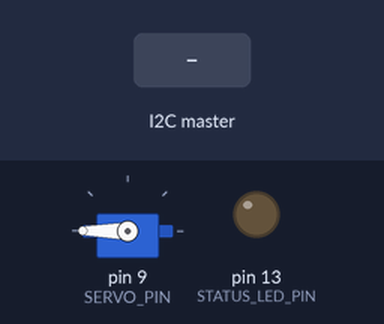
This sketch was run on a simulated Arduino Uno, built with avr-gcc and run on an emulated ATmega328P. On the bench: servo, output pins drawn as LEDs (lit = HIGH). The test bench sets the inputs (shaded band). EEPROM starts erased.

Above: at 1.2 s.
1.3 s: the I2C master sends the byte 1
At 2.3 s:
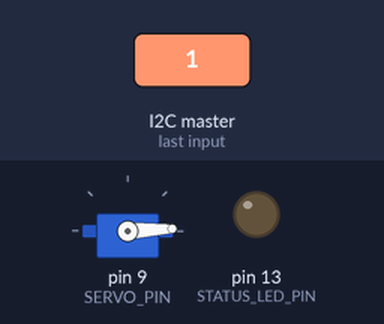
2.8 s: the I2C master sends the byte 90
At 3.5 s:
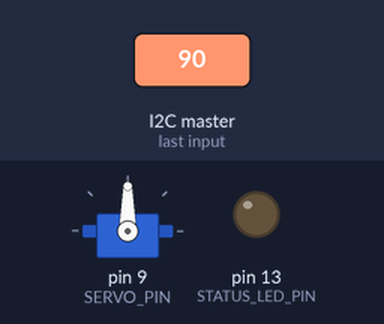
4.3 s: the I2C master sends the byte 0
At 4.6 s:
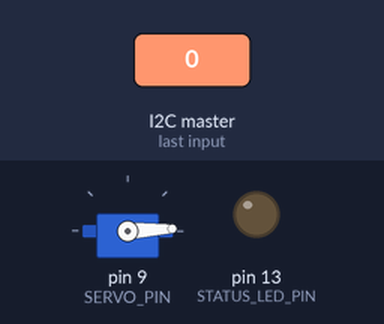
5.8 s: the I2C master sends the byte 200
At 7.0 s:
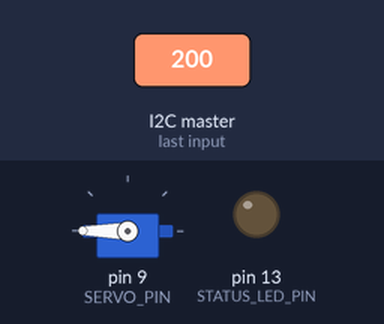
Timing chart, 0 to 8.3 s (numbered marks = the images above; inputs shaded):
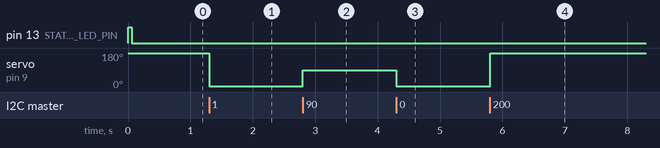

The sketch:

mousechargemodule.ino
```cpp
// (licence header left out)
//------------------LIBRARIES------------------
//Wire:   I2C slave communications
//Servo:  Standard hobby servo control
//EEPROM: Persist last known arm position (angle)
#include <Wire.h>
#include <Servo.h>
#include <EEPROM.h>
//--------------------------------------------------------------------------------------------------------


//------------------DEFINES------------------------------------------------------
//I2C slave address (must match master NANO_I2C_ADDRESS)
#define ARM_I2C_ADDRESS         8

//Pins
#define SERVO_PIN               9       // PWM-capable pin for servo signal
#define STATUS_LED_PIN          LED_BUILTIN

//Servo and motion config
#define ANGLE_MIN               3       // degrees
#define ANGLE_MAX               250     // degrees

//Set true for eased movement; false for immediate set
#define USE_SMOOTH_MOTION       false
#define SMOOTH_STEP_DEG         2       // degrees per step when smoothing
#define SMOOTH_STEP_DELAY_MS    15      // ms between steps

//Auto-detach to avoid buzzing/heat when idle
#define DETACH_AFTER_IDLE_MS    600

//EEPROM address for persisted angle (1 byte)
#define EEPROM_ADDR_ANGLE       0
//--------------------------------------------------------------------------------------------------------


//--------------------VARS---------------------
//Servo control
Servo servoArm;
bool  servoAttached           = false;

//Angles
uint8_t currentAngle          = 0;      // physical angle last written to servo
uint8_t targetAngle           = 0;      // requested angle from master

//Timers
unsigned long lastMoveTime    = 0;      // last time we moved or received a command
unsigned long lastStepTime    = 0;      // last time we performed a smooth step
//---------------------------------------------


//------------------PROTOTYPES------------------
void onI2CReceive(int numBytes);
void attachIfNeeded();
void detachIfIdle();
uint8_t clampAngle(int v);
void setAngleImmediate(uint8_t deg);
void setAngleSmooth(uint8_t deg);
void saveAngleToEEPROM(uint8_t deg);
uint8_t loadAngleFromEEPROM();
//---------------------------------------------


//------------------FUNCTIONS------------------
/**
 * @brief setup(), init function
*/
void setup() {
  pinMode(STATUS_LED_PIN, OUTPUT);
  digitalWrite(STATUS_LED_PIN, LOW);

  //Restore last known angle from EEPROM and apply once
  currentAngle = loadAngleFromEEPROM();
  targetAngle  = currentAngle;

  attachIfNeeded();
  servoArm.write(currentAngle);
  lastMoveTime = millis();

  //I2C slave init
  Wire.begin(ARM_I2C_ADDRESS);
  Wire.onReceive(onI2CReceive);

  //Blink to signal ready
  digitalWrite(STATUS_LED_PIN, HIGH);
  delay(60);
  digitalWrite(STATUS_LED_PIN, LOW);
}


/**
 * @brief loop(), infinite loop function
*/
void loop() {
  //Handle smooth motion if enabled
  if (USE_SMOOTH_MOTION && currentAngle != targetAngle) {
    unsigned long now = millis();
    if (now - lastStepTime >= SMOOTH_STEP_DELAY_MS) {
      lastStepTime = now;

      int diff = (int)targetAngle - (int)currentAngle;
      int step = (diff > 0) ? SMOOTH_STEP_DEG : -SMOOTH_STEP_DEG;

      if (abs(diff) <= SMOOTH_STEP_DEG) {
        currentAngle = targetAngle;     // snap to target when close
      } else {
        currentAngle = clampAngle((int)currentAngle + step);
      }

      attachIfNeeded();
      servoArm.write(currentAngle);
      lastMoveTime = now;

      if (currentAngle == targetAngle) {
        saveAngleToEEPROM(currentAngle);
      }
    }
  }

  //Detach after inactivity to reduce noise and power
  detachIfIdle();
}


/**
 * @brief I2C receive callback, reads last byte as target angle
 *
 * The keyboard master sends a single byte command (0..180).
 * We clamp to [ANGLE_MIN..ANGLE_MAX], ignore duplicates (idempotent),
 * and move the servo immediately (or smoothly if enabled).
*/
void onI2CReceive(int numBytes) {
  if (numBytes <= 0) return;

  int lastVal = -1;
  while (Wire.available()) {
    lastVal = Wire.read(); // consume all, keep last
  }
  if (lastVal < 0) return;

  uint8_t requested = clampAngle(lastVal);

  //Update activity time so auto-detach doesn't trigger immediately
  lastMoveTime = millis();

  //Idempotent: if same as current target, no redundant motion
  if (requested == targetAngle) return;

  targetAngle = requested;

  //Status flash
  digitalWrite(STATUS_LED_PIN, HIGH);

  if (USE_SMOOTH_MOTION) {
    setAngleSmooth(targetAngle);  // loop() takes care of steps
  } else {
    setAngleImmediate(targetAngle);
  }

  digitalWrite(STATUS_LED_PIN, LOW);
}


/**
 * @brief Attach servo if not already attached
*/
void attachIfNeeded() {
  if (!servoAttached) {
    servoArm.attach(SERVO_PIN, 500, 2600);
    servoAttached = true;
  }
}


/**
 * @brief Detach servo after an idle timeout to avoid buzzing/heat
*/
void detachIfIdle() {
  if (!servoAttached) return;
  unsigned long now = millis();
  if (now - lastMoveTime >= DETACH_AFTER_IDLE_MS) {
    servoArm.detach();
    servoAttached = false;
  }
}


/**
 * @brief Clamp helper for angles
*/
uint8_t clampAngle(int v) {
  if (v < ANGLE_MIN) return ANGLE_MIN;
  if (v > ANGLE_MAX) return ANGLE_MAX;
  return (uint8_t)v;
}


/**
 * @brief Set servo angle immediately and persist
*/
void setAngleImmediate(uint8_t deg) {
  attachIfNeeded();
  servoArm.write(deg);
  currentAngle = deg;
  lastMoveTime = millis();
  saveAngleToEEPROM(currentAngle);
}


/**
 * @brief Prepare a smooth movement to a target angle
 *
 * loop() will handle stepping at SMOOTH_STEP_DELAY_MS intervals.
*/
void setAngleSmooth(uint8_t deg) {
  targetAngle  = clampAngle(deg);
  attachIfNeeded();
  lastStepTime = millis();
  lastMoveTime = millis();
}


/**
 * @brief Save current angle to EEPROM (wear-safe)
*/
void saveAngleToEEPROM(uint8_t deg) {
  if (EEPROM.read(EEPROM_ADDR_ANGLE) != deg) {
    EEPROM.update(EEPROM_ADDR_ANGLE, deg);
  }
}


/**
 * @brief Load last angle from EEPROM (validated)
*/
uint8_t loadAngleFromEEPROM() {
  uint8_t v = EEPROM.read(EEPROM_ADDR_ANGLE);
  return clampAngle(v);
}
//END
```

Measured:
- after the input at 1.3 s, servo on pin 9 (SERVO_PIN): 180° → 3° at once
- after the input at 2.8 s, servo on pin 9 (SERVO_PIN): 3° → 90° at once
- after the input at 4.3 s, servo on pin 9 (SERVO_PIN): 90° → 3° at once
- after the input at 5.8 s, servo on pin 9 (SERVO_PIN): 3° → 180° at once
